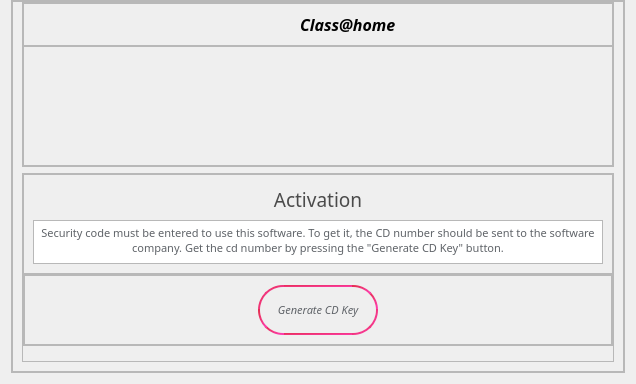
         <widget class="QWidget" name="welcome_page">
          <layout class="QVBoxLayout" name="verticalLayout">
           <property name="topMargin">
            <number>0</number>
           </property>
           <item>
            <widget class="QFrame" name="frame">
             <property name="frameShape">
              <enum>QFrame::StyledPanel</enum>
             </property>
             <property name="frameShadow">
              <enum>QFrame::Raised</enum>
             </property>
             <layout class="QVBoxLayout" name="verticalLayout_4">
              <property name="spacing">
               <number>0</number>
              </property>
              <property name="leftMargin">
               <number>0</number>
              </property>
              <property name="topMargin">
               <number>0</number>
              </property>
              <property name="rightMargin">
               <number>0</number>
              </property>
              <property name="bottomMargin">
               <number>0</number>
              </property>
              <item>
               <widget class="QFrame" name="frame_9">
                <property name="frameShape">
                 <enum>QFrame::StyledPanel</enum>
                </property>
                <property name="frameShadow">
                 <enum>QFrame::Raised</enum>
                </property>
                <layout class="QVBoxLayout" name="verticalLayout_6">
                 <property name="spacing">
                  <number>6</number>
                 </property>
                 <property name="topMargin">
                  <number>0</number>
                 </property>
                 <item>
                  <widget class="QFrame" name="frame_7">
                   <property name="frameShape">
                    <enum>QFrame::StyledPanel</enum>
                   </property>
                   <property name="frameShadow">
                    <enum>QFrame::Raised</enum>
                   </property>
                   <layout class="QVBoxLayout" name="verticalLayout_5">
                    <property name="spacing">
                     <number>0</number>
                    </property>
                    <property name="leftMargin">
                     <number>0</number>
                    </property>
                    <property name="topMargin">
                     <number>0</number>
                    </property>
                    <property name="rightMargin">
                     <number>0</number>
                    </property>
                    <property name="bottomMargin">
                     <number>0</number>
                    </property>
                    <item>
                     <widget class="QFrame" name="frame_6">
                      <property name="frameShape">
                       <enum>QFrame::StyledPanel</enum>
                      </property>
                      <property name="frameShadow">
                       <enum>QFrame::Raised</enum>
                      </property>
                      <layout class="QHBoxLayout" name="horizontalLayout_3">
                       <property name="spacing">
                        <number>2</number>
                       </property>
                       <item>
                        <spacer name="horizontalSpacer_3">
                         <property name="orientation">
                          <enum>Qt::Horizontal</enum>
                         </property>
                         <property name="sizeHint" stdset="0">
                          <size>
                           <width>193</width>
                           <height>20</height>
                          </size>
                         </property>
                        </spacer>
                       </item>
                       <item>
                        <widget class="QPushButton" name="home_btn_2">
                         <property name="minimumSize">
                          <size>
                           <width>58</width>
                           <height>0</height>
                          </size>
                         </property>
                         <property name="maximumSize">
                          <size>
                           <width>49</width>
                           <height>50</height>
                          </size>
                         </property>
                         <property name="toolTip">
                          <string>Home</string>
                         </property>
                         <property name="styleSheet">
                          <string notr="true">QPushButton{

	background-image: url(:/image/style/btn.png);
    background-position: center;
    background-repeat: no-repeat;
	border:0px solid;

}</string>
                         </property>
                         <property name="text">
                          <string/>
                         </property>
                        </widget>
                       </item>
                       <item>
                        <widget class="QLabel" name="label">
                         <property name="font">
                          <font>
                           <family>Poppins SemiBold</family>
                           <pointsize>12</pointsize>
                           <weight>75</weight>
                           <italic>true</italic>
                           <bold>true</bold>
                          </font>
                         </property>
                         <property name="text">
                          <string>Class@home</string>
                         </property>
                        </widget>
                       </item>
                       <item>
                        <spacer name="horizontalSpacer_4">
                         <property name="orientation">
                          <enum>Qt::Horizontal</enum>
                         </property>
                         <property name="sizeHint" stdset="0">
                          <size>
                           <width>193</width>
                           <height>20</height>
                          </size>
                         </property>
                        </spacer>
                       </item>
                      </layout>
                     </widget>
                    </item>
                    <item>
                     <widget class="QFrame" name="frame_8">
                      <property name="frameShape">
                       <enum>QFrame::StyledPanel</enum>
                      </property>
                      <property name="frameShadow">
                       <enum>QFrame::Raised</enum>
                      </property>
                      <layout class="QHBoxLayout" name="horizontalLayout_5">
                       <item>
                        <widget class="QLabel" name="label_3">
                         <property name="minimumSize">
                          <size>
                           <width>100</width>
                           <height>100</height>
                          </size>
                         </property>
                         <property name="maximumSize">
                          <size>
                           <width>100</width>
                           <height>100</height>
                          </size>
                         </property>
                         <property name="styleSheet">
                          <string notr="true">background-image: url(:/image/style/icons8-key-100.png);
</string>
                         </property>
                         <property name="text">
                          <string/>
                         </property>
                        </widget>
                       </item>
                      </layout>
                     </widget>
                    </item>
                   </layout>
                  </widget>
                 </item>
                 <item>
                  <widget class="QFrame" name="frame_2">
                   <property name="maximumSize">
                    <size>
                     <width>16777215</width>
                     <height>220</height>
                    </size>
                   </property>
                   <property name="frameShape">
                    <enum>QFrame::StyledPanel</enum>
                   </property>
                   <property name="frameShadow">
                    <enum>QFrame::Raised</enum>
                   </property>
                   <layout class="QVBoxLayout" name="verticalLayout_2">
                    <property name="spacing">
                     <number>0</number>
                    </property>
                    <property name="leftMargin">
                     <number>0</number>
                    </property>
                    <property name="topMargin">
                     <number>0</number>
                    </property>
                    <property name="rightMargin">
                     <number>0</number>
                    </property>
                    <property name="bottomMargin">
                     <number>15</number>
                    </property>
                    <item>
                     <widget class="QFrame" name="frame_5">
                      <property name="maximumSize">
                       <size>
                        <width>16777215</width>
                        <height>100</height>
                       </size>
                      </property>
                      <property name="frameShape">
                       <enum>QFrame::StyledPanel</enum>
                      </property>
                      <property name="frameShadow">
                       <enum>QFrame::Raised</enum>
                      </property>
                      <layout class="QVBoxLayout" name="verticalLayout_7">
                       <item>
                        <widget class="QLabel" name="label_2">
                         <property name="minimumSize">
                          <size>
                           <width>0</width>
                           <height>30</height>
                          </size>
                         </property>
                         <property name="font">
                          <font>
                           <family>Poppins</family>
                           <pointsize>14</pointsize>
                           <weight>50</weight>
                           <bold>false</bold>
                          </font>
                         </property>
                         <property name="styleSheet">
                          <string notr="true">color: rgb(75, 75, 75);</string>
                         </property>
                         <property name="text">
                          <string>Activation</string>
                         </property>
                         <property name="alignment">
                          <set>Qt::AlignCenter</set>
                         </property>
                        </widget>
                       </item>
                       <item>
                        <widget class="QTextBrowser" name="textBrowser">
                         <property name="font">
                          <font>
                           <family>Poppins Light</family>
                           <weight>50</weight>
                           <bold>false</bold>
                          </font>
                         </property>
                         <property name="styleSheet">
                          <string notr="true">color:#5f6368;</string>
                         </property>
                         <property name="html">
                          <string>&lt;!DOCTYPE HTML PUBLIC &quot;-//W3C//DTD HTML 4.0//EN&quot; &quot;http://www.w3.org/TR/REC-html40/strict.dtd&quot;&gt;
&lt;html&gt;&lt;head&gt;&lt;meta name=&quot;qrichtext&quot; content=&quot;1&quot; /&gt;&lt;style type=&quot;text/css&quot;&gt;
p, li { white-space: pre-wrap; }
&lt;/style&gt;&lt;/head&gt;&lt;body style=&quot; font-family:'Poppins Light'; font-size:8.25pt; font-weight:400; font-style:normal;&quot;&gt;
&lt;p align=&quot;center&quot; style=&quot; margin-top:0px; margin-bottom:0px; margin-left:0px; margin-right:0px; -qt-block-indent:0; text-indent:0px;&quot;&gt;Security code must be entered to use this software. To get it, the CD number should be sent to the software company. Get the cd number by pressing the &amp;quot;Generate CD Key&amp;quot; button.&lt;/p&gt;&lt;/body&gt;&lt;/html&gt;</string>
                         </property>
                        </widget>
                       </item>
                      </layout>
                     </widget>
                    </item>
                    <item>
                     <widget class="QFrame" name="frame_4">
                      <property name="maximumSize">
                       <size>
                        <width>16777215</width>
                        <height>100</height>
                       </size>
                      </property>
                      <property name="frameShape">
                       <enum>QFrame::StyledPanel</enum>
                      </property>
                      <property name="frameShadow">
                       <enum>QFrame::Raised</enum>
                      </property>
                      <layout class="QVBoxLayout" name="verticalLayout_3">
                       <property name="spacing">
                        <number>0</number>
                       </property>
                       <property name="leftMargin">
                        <number>0</number>
                       </property>
                       <property name="topMargin">
                        <number>0</number>
                       </property>
                       <property name="rightMargin">
                        <number>0</number>
                       </property>
                       <property name="bottomMargin">
                        <number>0</number>
                       </property>
                       <item>
                        <widget class="QFrame" name="frame_3">
                         <property name="maximumSize">
                          <size>
                           <width>16777215</width>
                           <height>100</height>
                          </size>
                         </property>
                         <property name="frameShape">
                          <enum>QFrame::StyledPanel</enum>
                         </property>
                         <property name="frameShadow">
                          <enum>QFrame::Raised</enum>
                         </property>
                         <layout class="QHBoxLayout" name="horizontalLayout_2">
                          <item>
                           <spacer name="horizontalSpacer">
                            <property name="orientation">
                             <enum>Qt::Horizontal</enum>
                            </property>
                            <property name="sizeHint" stdset="0">
                             <size>
                              <width>224</width>
                              <height>20</height>
                             </size>
                            </property>
                           </spacer>
                          </item>
                          <item>
                           <widget class="QPushButton" name="key_generate_btn">
                            <property name="minimumSize">
                             <size>
                              <width>120</width>
                              <height>50</height>
                             </size>
                            </property>
                            <property name="font">
                             <font>
                              <family>Poppins</family>
                              <pointsize>8</pointsize>
                              <weight>50</weight>
                              <italic>true</italic>
                              <bold>false</bold>
                             </font>
                            </property>
                            <property name="styleSheet">
                             <string notr="true">QPushButton{
border:2px solid;
border-radius:25px;
	border-color: qlineargradient(spread:reflect, x1:0, y1:0, x2:1, y2:1, stop:0 rgba(229, 47, 80, 255), stop:1 rgba(255, 61, 176, 255));
color:#5f6368;
}

QPushButton:hover{

	background-color: qlineargradient(spread:pad, x1:0.000318182, y1:0.545, x2:0.966227, y2:0.489, stop:0 rgba(229, 47, 80, 255), stop:1 rgba(163, 39, 142, 255));
	color: rgb(243, 243, 243);
;
	
	border-color: rgb(200, 200, 200);
}</string>
                            </property>
                            <property name="text">
                             <string>Generate CD Key</string>
                            </property>
                           </widget>
                          </item>
                          <item>
                           <spacer name="horizontalSpacer_2">
                            <property name="orientation">
                             <enum>Qt::Horizontal</enum>
                            </property>
                            <property name="sizeHint" stdset="0">
                             <size>
                              <width>224</width>
                              <height>20</height>
                             </size>
                            </property>
                           </spacer>
                          </item>
                         </layout>
                        </widget>
                       </item>
                      </layout>
                     </widget>
                    </item>
                   </layout>
                  </widget>
                 </item>
                </layout>
               </widget>
              </item>
             </layout>
            </widget>
           </item>
          </layout>
         </widget>
